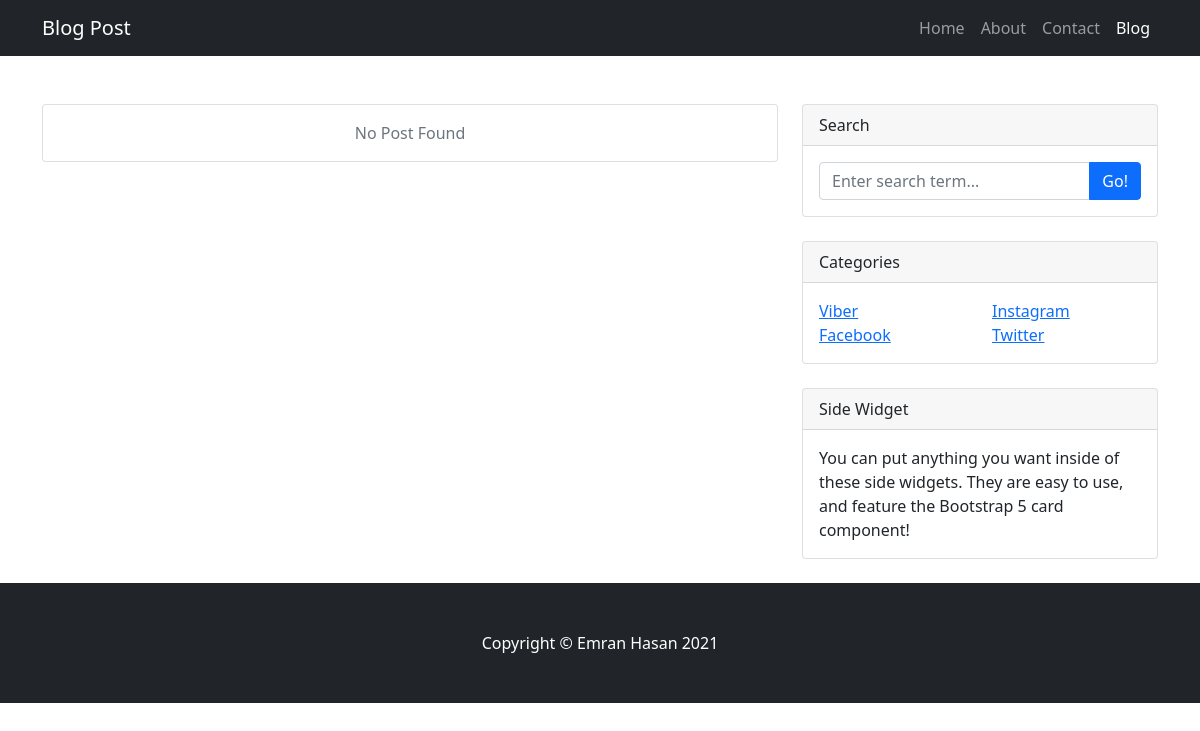
Screenshot of /category.php?id=7 with the database file from the repository.
### tables this page shows
CREATE TABLE `category` (
  `id` int(3) NOT NULL,
  `category_name` varchar(60) NOT NULL,
  `status` tinyint(1) NOT NULL,
  `createtime` timestamp NOT NULL DEFAULT current_timestamp(),
  `updatetime` timestamp NOT NULL DEFAULT current_timestamp() ON UPDATE current_timestamp()
);

### app/classes/database.php (called while the page is built, shortened)
<?php
    class Database
    {
        public static function dbConn()
        {
            $host = "localhost";
            $user = "root";
            $pass = "";
            $db_name = 'oop_blog_project';
            $conn = mysqli_connect($host,$user,$pass,$db_name);
            return $conn;
        }
    }
?>

### app/classes/category.php (called while the page is built, shortened)
<?php
    class Category
    {
        public function allActiveCategory()
        {
            $sql = "SELECT * FROM category where status = 1";
            $result = mysqli_query(Database::dbConn(), $sql);
            return $result;
        }
    }
?>

### widget.php (the view)
<div class="col-lg-4">
                    <div class="card mb-4">
                        <div class="card-header">Search</div>
                        <div class="card-body">
                            <form action="index.php?search=" method="get">
                                <div class="input-group">
                                    <input name="search" class="form-control" type="text" placeholder="Enter search term..." aria-label="Enter search term..." aria-describedby="button-search" />
                                    <button class="btn btn-primary" id="button-search" type="submit">Go!</button>
                                </div>
                            </form>
                        </div>
                    </div>
                    <div class="card mb-4">
                        <div class="card-header">Categories</div>
                        <div class="card-body">
                            <div class="row">
                                <?php
                                    while ($row = mysqli_fetch_assoc($cathData)) {
                                ?>
                                <div class="col-sm-6">
                                    <ul class="list-unstyled mb-0">
                                        <li><a href="category.php?id=<?= $row['id'] ?>"> <?= $row['category_name'] ?> </a></li>
                                    </ul>
                                </div>
                                <?php } ?>
                            </div>
                        </div>
                    </div>
                    <div class="card mb-4">
                        <div class="card-header">Side Widget</div>
                        <div class="card-body">You can put anything you want inside of these side widgets. They are easy to use, and feature the Bootstrap 5 card component!</div>
                    </div>
                </div>

### rows the page displays
category: category_name "Viber"
category: category_name "Instagram"
category: category_name "Facebook"
category: category_name "Twitter"
